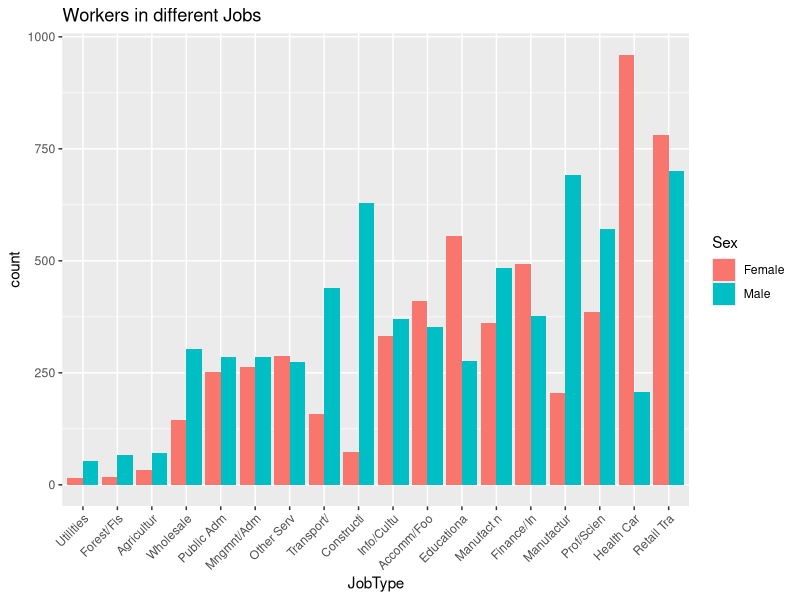
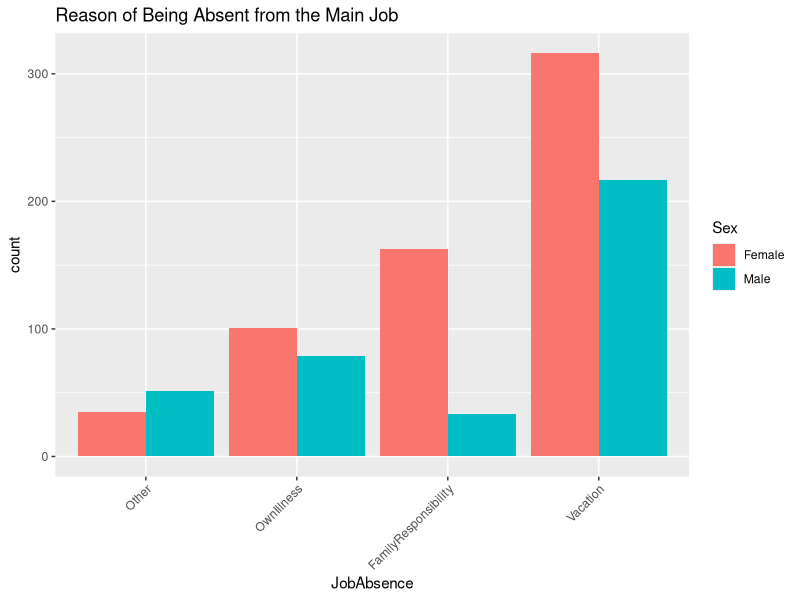
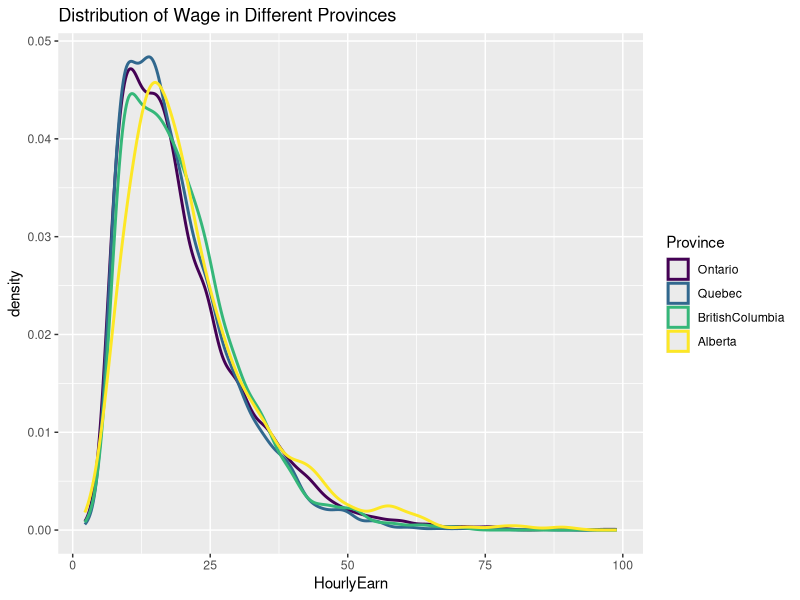
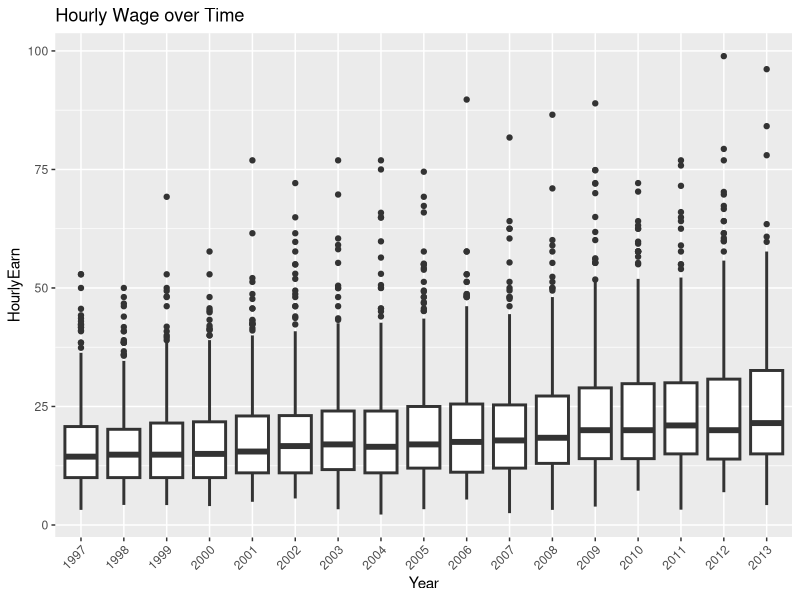
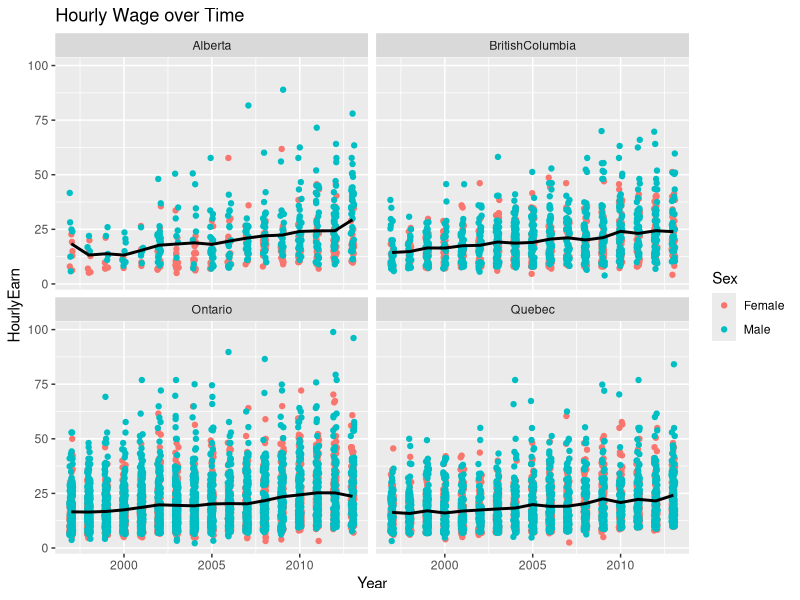
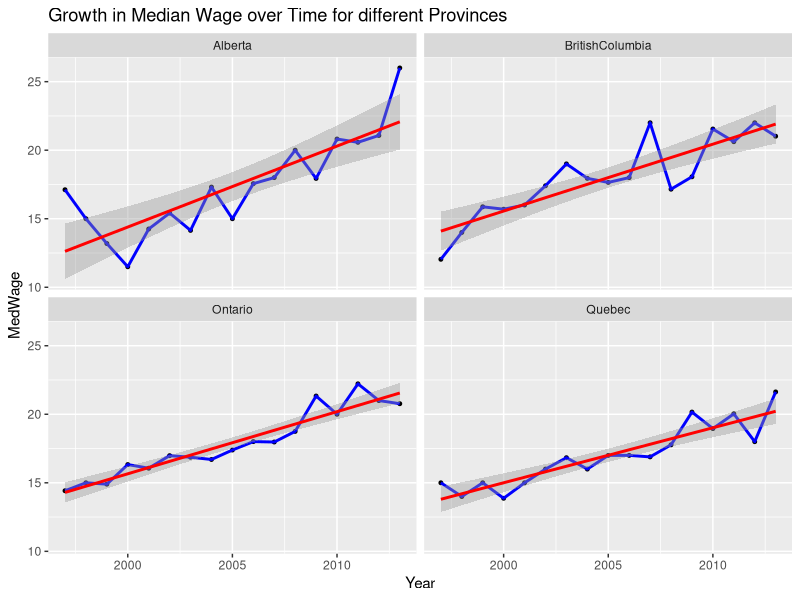
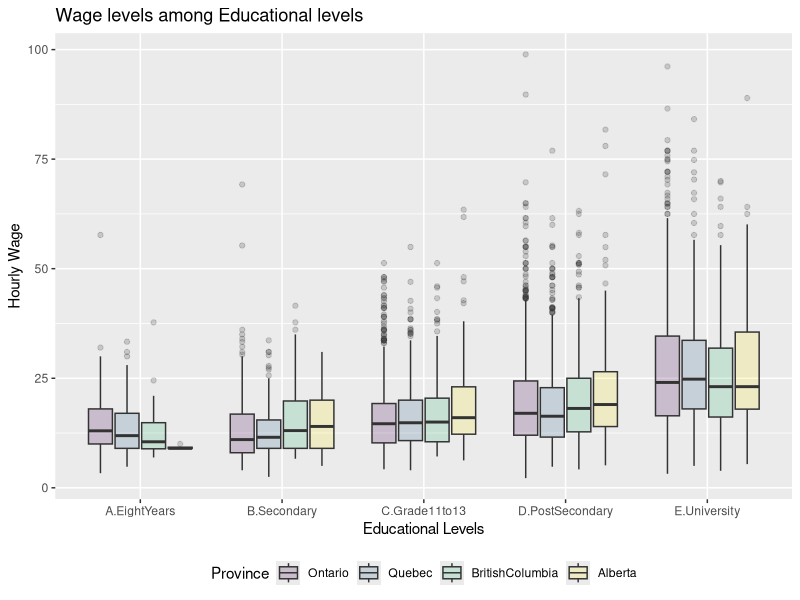
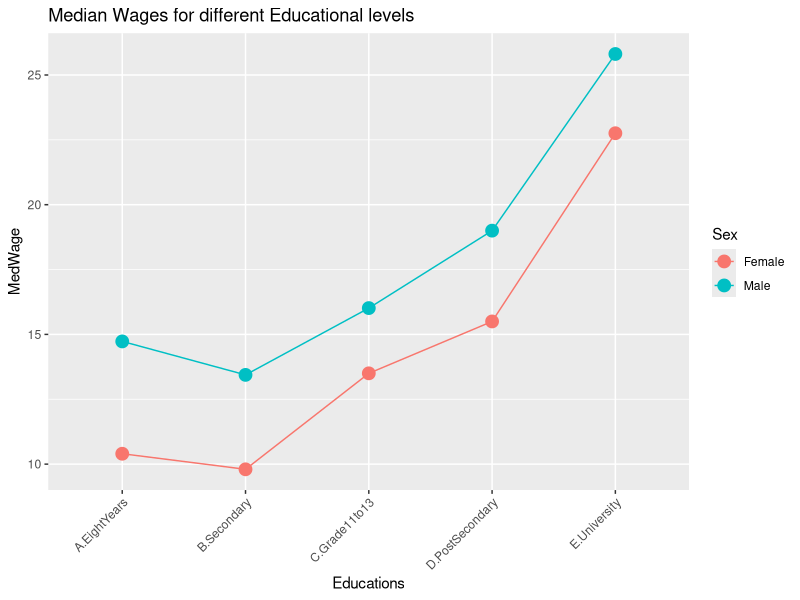

Recreate these plots in R, in order.


## This is the main file for data analysis and making plots and tables



## Loading the clean data

lfsdat <- read.csv("lfsdat.csv")

## Loading Libraries

library(ggplot2)
library(xtable)
library(lattice)
library(plyr)
library(mgcv)       # for using "gam" in geom_smooth(...)   



## Workers in different Jobs

## NOTE : The first line which we will use again and again, actually ignores those Non Available
## observations in the variables that we are currently work/concentrate on. 
## for example here we want to talk about JobTypes. In order to be convinient
## we force R only work on available data in this part of program

lfstemp<- lfsdat[!is.na(lfsdat$JobType),]
lfstemp<- within( lfstemp, JobType <- reorder(JobType, Sex, length, order=TRUE)) # Reorder based on increasing count of each JobType

## NOTE: lftemp is a temporary data frame with a reordered and NA-cleared attributes for
## a temporary use in this part

q <- ggplot(lfstemp, aes(x = JobType, fill= Sex)) +
        geom_bar(position = "dodge")+
        theme(axis.text.x = element_text(angle = 45, hjust = 1, vjust = 1))+
        ggtitle("Workers in different Jobs")
ggsave("WorkersInJobs.png")

## angle = 45 gives nicer labels on x axis (to avoid overlapping labels)





## Reason of Being Absent from the Main Job
## lftemp is a temporary data frame with a reordered and NA-cleared attributes for
## a temporary use in this part
lfstemp <- lfsdat[!is.na(lfsdat$JobAbsence), ]
lfstemp <- within( lfstemp, JobAbsence <- reorder( JobAbsence, Sex, length, order = TRUE))

q <- ggplot(lfstemp,aes(x=JobAbsence, fill= Sex)) +
       geom_bar(position = "dodge")+
       theme(axis.text.x = element_text(angle = 45, hjust = 1, vjust = 1))+
       ggtitle("Reason of Being Absent from the Main Job")
ggsave("ReasonOfJobAbsence.png")

## angle = 45 gives nicer labels on x axis (to avoid overlapping labels)





## Distribution of Wage in Different Provinces

lfstemp<- within(lfsdat[!is.na(lfsdat$HourlyEarn),], Province <- reorder(Province, HourlyEarn, min, order=TRUE))  ## reorder provinces based on the minimum of wages 

q <- ggplot(lfstemp[!is.na(lfstemp$HourlyEarn),], aes(x = HourlyEarn, color = Province)) +
       geom_density(lwd = 1)+
       ggtitle("Distribution of Wage in Different Provinces")
ggsave("WageInProvinces.png")






## Boxplot of Hourly Wage over Time

q <- ggplot(lfsdat[!is.na(lfsdat$HourlyEarn),], aes(x = as.factor(Year), y= HourlyEarn)) +
        geom_boxplot(lwd = 1, trim= TRUE)+
        theme(axis.text.x = element_text(angle = 45, hjust = 1, vjust = 1))+
        ggtitle("Hourly Wage over Time") + xlab("Year") 
ggsave("WageOverYear.png")





## Regression of Median Hourly Wage with respect to year (adjusted to zero at 1997)
## Summarize the results in a table

lfstemp <- lfsdat[!is.na(lfsdat$HourlyEarn),]   ## get rid of NA cells

MedWage <- ddply( lfstemp , ~Province + Year, summarize, MedianWage = median( HourlyEarn))
names(MedWage) <- c("Province", "Year", "MedWage")   ## giving proper names
yearMin <- 1997  ## to let it make more sense

RegWageYear <- function(x) {      ## This function finds the regression parameters  
  RegCoefs <- coef(lm(MedWage ~ I(Year - yearMin), x))
  names(RegCoefs) <- c("intercept", "slope")
  return(RegCoefs)
}
WageTrend <- ddply(MedWage, ~Province, RegWageYear)  ## Construct the data frame
WageTrendTable <- xtable(WageTrend)
print(WageTrendTable, type = "html", include.rownames = FALSE)
write.table(WageTrend, "WageTrendRegression.csv", quote = FALSE, sep = ",", row.names = FALSE)


## Scattering Hourly Wage over Years facetting different Provinces

q <- ggplot(lfsdat[!is.na(lfsdat$HourlyEarn),], aes(x = Year, y = HourlyEarn, color=Sex)) +
        geom_jitter( position = position_jitter(width = .1))  + 
        facet_wrap(~ Province)+
        geom_line(stat = "summary", fun.y = "median", col = "black", lwd = 1)+
        ggtitle("Hourly Wage over Time") + xlab("Year") 
ggsave("WageTrendsProvinces.png")



## Trend in Median Wage over Time facetting different Provinces

lfstemp <- lfsdat[!is.na(lfsdat$HourlyEarn),]  ##get rid of NA cells

MedianWage <- ddply(lfstemp, .(Year, Province), summarize,  MedWage = median(HourlyEarn))

q <- ggplot(MedianWage, aes(x = Year, y = MedWage)) + 
        facet_wrap(~Province)+ geom_point(cex = 1) +
        geom_line(lwd=1, color="blue")+ 
        geom_smooth(method = "lm", colour = "red",aes(group=1))+
        ggtitle("Growth in Median Wage over Time for different Provinces")
ggsave("MedianWageTrends.png")





## Wage levels vs. Educational levels


lfstemp <- lfsdat[!is.na(lfsdat$Educations),]   ## to get rid of NA parts
lfstemp <- lfstemp[!is.na(lfstemp$HourlyEarn),] ## to get rid of NA parts

lfstemp<- within(lfstemp, Province <- reorder(Province, HourlyEarn, min, order=TRUE))

q <- ggplot(lfstemp, aes(x = Educations, y = HourlyEarn, fill = Province, order = -as.numeric(Province))) + 
        geom_boxplot(alpha = 0.2) + 
        theme(legend.position = "bottom") +  
        xlab("Educational Levels") + ylab("Hourly Wage") +
        ggtitle("Wage levels among Educational levels")

ggsave("WageEducations.png")




## Median Wages for different Educational levels

lfstemp <- lfsdat[!is.na(lfsdat$HourlyEarn),]
lfstemp<- within(lfstemp, Province <- reorder(Province, HourlyEarn, min, order=TRUE))

MedianWage <- ddply(lfstemp, .(Educations, Sex), summarize,  MedWage = median(HourlyEarn))

q <- ggplot(MedianWage, aes(x = Educations, y = MedWage,col=Sex))+geom_point(cex = 4)  +
        geom_line(aes(group=Sex))+
        theme(axis.text.x = element_text(angle = 45, hjust = 1, vjust = 1))+
        ggtitle("Median Wages for different Educational levels")
ggsave("MedianWageEducations.png")



## Wage for Different Ages

lfstemp <- lfsdat[!is.na(lfsdat$Age),]  # to get rid of NA cells
lfstemp <- lfstemp[!is.na(lfstemp$HourlyEarn),]

lfstemp<- within(lfstemp, JobStatus <- reorder(JobStatus, HourlyEarn, max, order=TRUE))

q <- ggplot(lfstemp, aes(x = Age, y= HourlyEarn, color = JobStatus, order= as.numeric(JobStatus))) + 
       geom_jitter(position = position_jitter(width = .1)) + ylab("Hourly Wage") + 
       ggtitle(" Wage for Different Ages") +
       theme(axis.text.x = element_text(angle = 45)) + 
       scale_fill_brewer("JobStatus", type = "qual", palette = 3)+
       geom_smooth(method = "gam", formula = y ~ s(x), colour = "purple",aes(group=1)) 
## raughly speaking geom_smooth adds a summary of the trend for the whole data  
ggsave("WageOnAge.png")





## Union Members in different Provinces

lfstemp <- lfsdat[!is.na(lfsdat$Union),]
lftemp<- within(lfstemp, Province <- reorder(Province, Union, length, order=TRUE))

q <- ggplot(lfstemp,aes(x=Province, fill= Union)) +
        geom_bar(position = "dodge")+facet_wrap(~Year)+
        theme(axis.text.x = element_text(angle = 45, hjust = 1, vjust = 1))+
        ggtitle(" Union Members in different Provinces")+
        coord_flip()  ## makes a horizontal barchart 
ggsave("UnionMembersProvinces.png")



## Hours of Work in a week across age groups

lfstemp <- lfsdat[!is.na(lfsdat$WorkHours),]
lfstemp <- lfstemp[!is.na(lfstemp$Age),]

q <- ggplot(lfstemp, aes(x = Age, y = WorkHours)) +  facet_wrap(~Sex, ncol = 2) + geom_smooth(method = "gam", formula = y ~ s(x), colour = "purple",aes(group=1))+
          theme(axis.text.x = element_text(angle = 45, hjust = 1, vjust = 1))+
          ggtitle(" Hours of Work in a week across age groups")
ggsave("WorkHoursAge.png")




## Distribution of Employee Tenures

lfstemp <- lfsdat[!is.na(lfsdat$Tenure),]
lfstemp <- within(lfstemp, Province <- reorder(Province, Tenure, min, order=TRUE))

q <- ggplot(lfstemp, aes(x = Tenure, color = Province))+
        geom_density(lwd = 1)+
        ggtitle("Distribution of Employee Tenures") 
ggsave("TenureDistProvinces.png")



## Hourly Wage for different Jobs

lfstemp <- lfsdat[!is.na(lfsdat$HourlyEarn),]
lfstemp <- within(lfstemp, JobType <- reorder(JobType, HourlyEarn, median, order=TRUE))

q <- ggplot(lfstemp, aes(x = as.factor(JobType), y= HourlyEarn)) +
        geom_boxplot(lwd = 1, trim= TRUE, color="brown")+theme(axis.text.x = element_text(angle = 45, hjust = 1, vjust = 1))+
        ggtitle("Hourly Wage for different Jobs") + xlab("Job Type") 
ggsave("WagesOfJobs.png")

